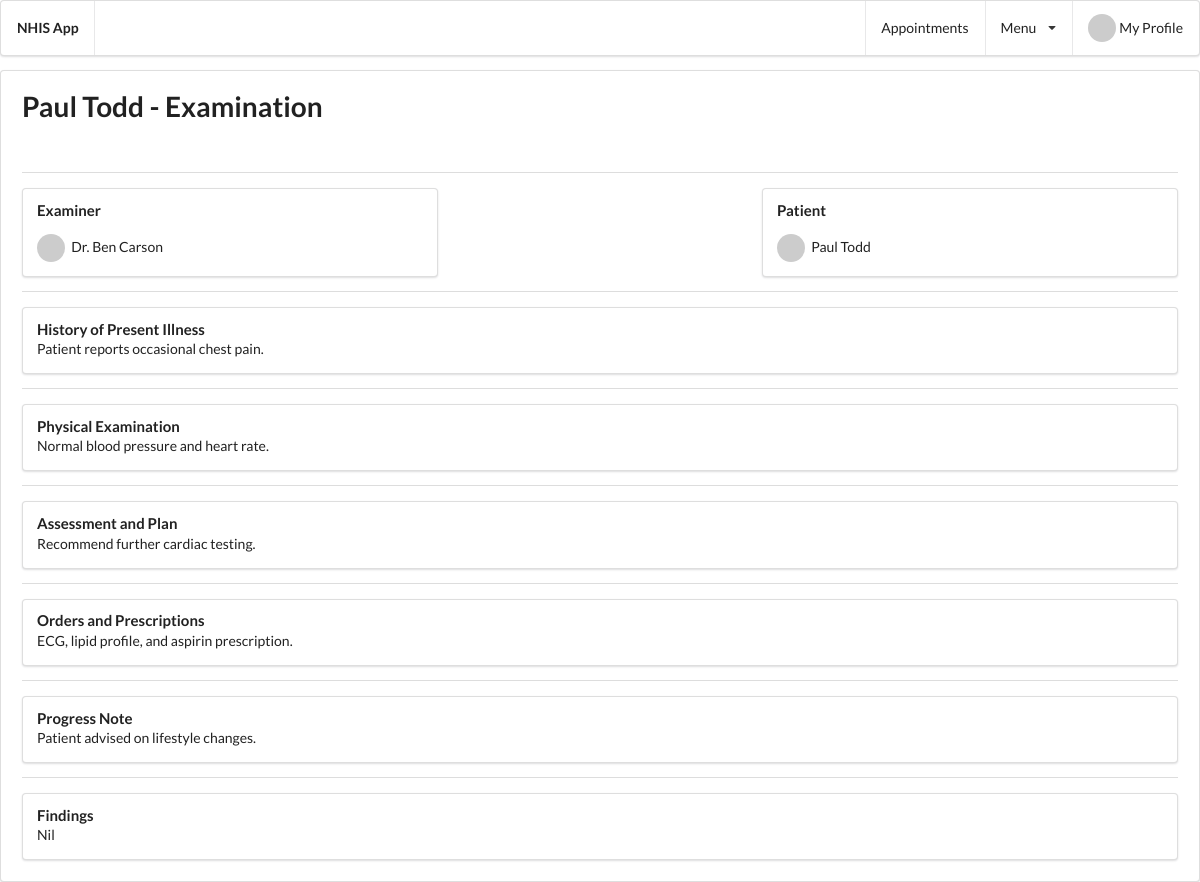
/examination/f9aa01a7dd2640debec831693ad6b825 (signed in), run on the app's committed database.
### core/models.py (models this page shows, shortened)
class Examination(models.Model):
    DISEASE_CHOICES = [
        ("CVD", "Cardiovascular Disease"),
        ("DIAB", "Diabetes"),
        ("CANC", "Cancer"),
        ("INF", "Infectious Disease"),
        ("NEURO", "Neurological Disorder"),
        ("RESPIR", "Respiratory Disorder"),
        ("GI", "Gastrointestinal Disease"),
        ("ORTH", "Orthopedic Condition"),
        ("MENTAL", "Mental Health Disorder"),
        ("ENDO", "Endocrine Disorder"),
        ("RENAL", "Renal Disease"),
        ("HEMATO", "Hematological Disorder"),
        ("AUTOIMMUNE", "Autoimmune Disorder"),
        ("DERMA", "Dermatological Condition"),
        ("ALLERGIC", "Allergic Reaction"),
        ("GENETIC", "Genetic Disorder"),
        ("EYE", "Eye Disease"),
        ("EAR", "Ear, Nose, and Throat Disorder"),
        ("OBGYN", "Obstetric and Gynecological Condition"),
    ]
    uid = models.UUIDField(
        primary_key=True, default=uuid.uuid4, editable=False, unique=True
    )
    patient = models.ForeignKey(Patient, on_delete=models.CASCADE)
    examiner = models.ForeignKey(
        Doctor, on_delete=models.CASCADE, related_name="examinations"
    )
    history_of_present_illness = models.TextField()
    physical_examination = models.TextField()
    assessment_and_plan = models.TextField()
    orders_and_prescriptions = models.TextField()
    progress_note = models.TextField()
    findings = models.TextField()
    disease = models.CharField(max_length=50, choices=DISEASE_CHOICES)

### account/models.py (models this page shows, shortened)
class Patient(models.Model):
    GENDER_CHOICES = [
        ("M", "Male"),
        ("F", "Female"),
        ("O", "Other"),
    ]
    uid = models.UUIDField(
        primary_key=True, default=uuid.uuid4, editable=False, unique=True
    )
    account = models.ForeignKey(
        Account, on_delete=models.CASCADE, null=True, blank=True
    )
    first_name = models.CharField(max_length=255)
    last_name = models.CharField(max_length=255)
    date_of_birth = models.DateField()
    gender = models.CharField(max_length=1, choices=GENDER_CHOICES)
    address = models.TextField()
    nationality = CountryField(null=True)
    patient_number = models.CharField(max_length=20, unique=True, blank=True)
    nhis_number = models.CharField(max_length=20, unique=True, blank=True)
    file_number = models.CharField(max_length=20, unique=True, blank=True)
    mobile_number = models.CharField(max_length=15)
    house_number = models.CharField(max_length=10, blank=True, null=True)
    emergency_contact_email = models.EmailField(unique=True)
    emergency_contact_mobile = models.CharField(max_length=15)
    height = models.FloatField(blank=True, null=True, validators=[MinValueValidator(0)])
    weight = models.FloatField(blank=True, null=True, validators=[MinValueValidator(0)])
    blood_group = models.CharField(max_length=5, blank=True)
    genotype = models.CharField(max_length=5, blank=True)
    hospital = models.ForeignKey(
        Hospital, on_delete=models.CASCADE, blank=True, null=True
    )
    date_of_open_file = models.DateField(auto_now_add=True)
    barcode = models.ImageField(upload_to='barcodes/', blank=True)
    def fullname(self):
        return f"{self.first_name} {self.last_name}"
    def __str__(self):
        return f"{self.first_name} {self.last_name}"

class Doctor(models.Model):
    QUALIFICATION_CHOICES = [
        ("MD", "Doctor of Medicine"),
        ("DO", "Doctor of Osteopathic Medicine"),
        ("MBBS", "Bachelor of Medicine, Bachelor of Surgery"),
        ("MS", "Master of Surgery"),
        ("DNP", "Doctor of Nursing Practice"),
        ("PhD", "Doctor of Philosophy in Medical Science"),
        ("DPM", "Doctor of Podiatric Medicine"),
    ]
    uid = models.UUIDField(
        primary_key=True, default=uuid.uuid4, editable=False, unique=True
    )
    account = models.ForeignKey(Account, on_delete=models.CASCADE)
    first_name = models.CharField(max_length=255)
    last_name = models.CharField(max_length=255)
    qualification = models.CharField(max_length=50, choices=QUALIFICATION_CHOICES)
    specialization = models.CharField(max_length=255)
    hospital = models.ForeignKey(
        Hospital, on_delete=models.CASCADE, blank=True, null=True
    )
    def fullname(self):
        return f"{self.first_name} {self.last_name}"
    def __str__(self):
        return f"Dr. {self.first_name} {self.last_name}"

### core/views.py (the view)
# urls.py: path("examination/<uid>", views.view_examination, name="view_examination"),
@login_required
def view_examination(request, uid):
    account = Account.objects.get(user=request.user)
    examination = Examination.objects.get(uid=uid)
    context = {
        "account": account,
        "examination": examination,
    }
    template = "core/examination.html"
    return render(request, template, context)

### templates/core/examination.html (shortened to what this page needs)
{% extends 'base.html' %}
{% block body %}
<div class="ui padded segment">
    <h1 class="ui header">{{examination.patient.fullname}} - Examination</h1>
    <br>
    <div class="ui clearing divider"></div>
    <div class="ui right aligned grid">
      <div class="left floated left aligned six wide column">
        <div class="ui segment">
          <h4 class="ui header">Examiner</h4>
          <img class="ui avatar image" src="https://ui-avatars.com/api/?name={{examination.examiner.fullname}}&rounded=true">
          <span>{{examination.examiner}}</span>
        </div>
      </div>
      <div class="right floated left aligned six wide column">
        <div class="ui segment">
          <h4 class="ui header">Patient</h4>
          <img class="ui avatar image" src="https://ui-avatars.com/api/?name={{examination.patient.fullname}}&rounded=true">
          <span>{{examination.patient}}</span>
        </div>
      </div>
    </div>
    <div class="ui clearing divider"></div>
    <div class="ui text segment">
        <h4 class="ui header">History of Present Illness</h4>
        {{examination.history_of_present_illness}}
    </div>
    <div class="ui clearing divider"></div>
    <div class="ui text segment">
        <h4 class="ui header">Physical Examination</h4>
        {{examination.physical_examination}}
    </div>
    <div class="ui clearing divider"></div>
    <div class="ui text segment">
        <h4 class="ui header">Assessment and Plan</h4>
        {{examination.assessment_and_plan}}
    </div>
    <div class="ui clearing divider"></div>
    <div class="ui text segment">
        <h4 class="ui header">Orders and Prescriptions</h4>
        {{examination.orders_and_prescriptions}}
    </div>
    <div class="ui clearing divider"></div>
    <div class="ui text segment">
        <h4 class="ui header">Progress Note</h4>
        {{examination.progress_note}}
    </div>
    <div class="ui clearing divider"></div>
    <div class="ui text segment">
        <h4 class="ui header">Findings</h4>
        {{examination.findings}}
    </div>
  </div>
{% endblock body %}

### templates/base.html (shortened to what this page needs)
<html>
<head>
    <link rel="stylesheet" href="https://cdn.jsdelivr.net/npm/semantic-ui@2.5.0/dist/semantic.min.css">
</head>
<body>
    {% include 'navbar.html' %}
    {% block body %}
    {% endblock body %}
</body>
</html>

### templates/navbar.html (shortened to what this page needs)
<div class="ui menu">
  <a href="{% url 'core:dashboard' %}" class="item" style="font-weight: bold;">
    NHIS App
  </a>
  <div class="right menu">
    {% if request.user.is_authenticated %}
    <a class="item" href="{% url 'core:appointments' %}">
      Appointments
    </a>
    <div class="ui dropdown item">
      Menu <i class="dropdown icon"></i>
    </div>
    <div class="item">
      <img class="ui avatar image" src="https://ui-avatars.com/api/?name={{account.user.get_full_name}}&rounded=true"> My Profile
    </div>
    {% endif %}
  </div>
</div>

### data on the page
Examination: patient.fullname "Paul Todd", examiner "Dr. Ben Carson", patient "Paul Todd", history_of_present_illness "Patient reports occasional chest pain.", physical_examination "Normal blood pressure and heart rate.", assessment_and_plan "Recommend further cardiac testing.", orders_and_prescriptions "ECG, lipid profile, and aspirin prescription.", progress_note "Patient advised on lifestyle changes.", findings "Nil"
